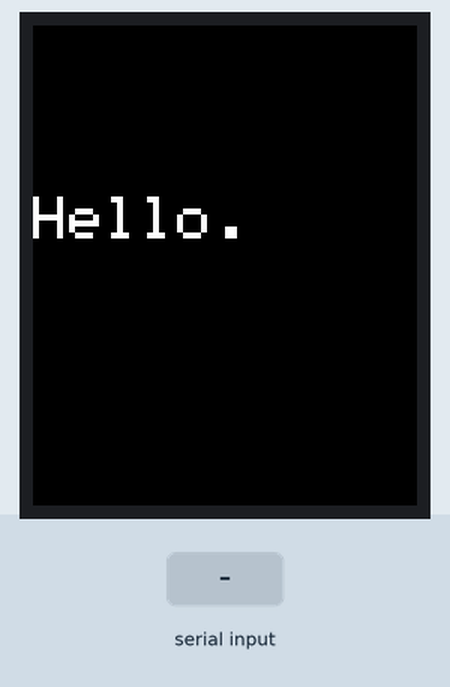
This sketch was run on a simulated Arduino Uno, built with avr-gcc and run on an emulated ATmega328P. On the bench: 128×160 colour display. Inputs (shaded band) come from the test bench. What the sketch prints to the serial monitor is not drawn.

Above: at 0.1 s.
3.8 s: "call" received over Serial
At 4.5 s:
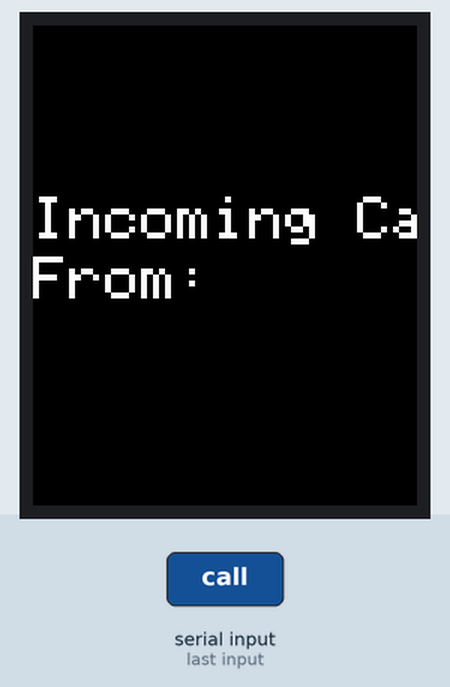
At 14.8 s:
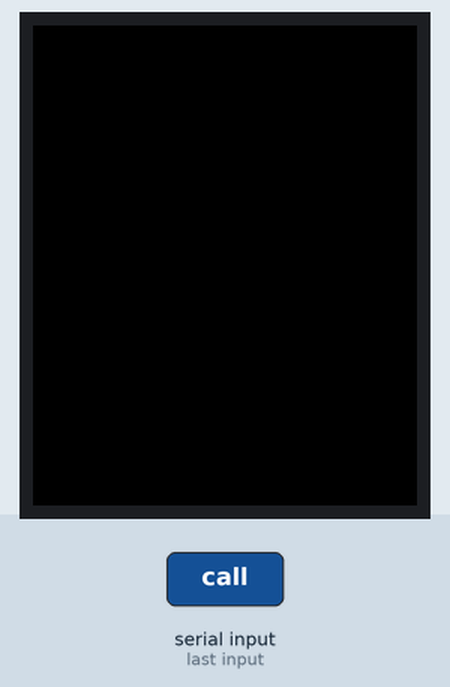
Timing chart, 0 to 15.5 s (numbered marks = the images above; inputs shaded):
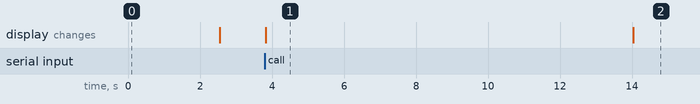

The sketch:

screen.ino
```cpp
//#include <SD.h>
#include <TFT.h> // Hardware-specific library
#include <SPI.h>

#define CS   10
#define DC   9
#define RESET  8

//END DEF & INC

TFT lcd = TFT(CS, DC, RESET);
int height = lcd.height()/2-7;

String data = "";
String message = "";
char messagePrint[10];
char character;

int textNum;
String textNumS;
char textNumC [10];

int missedCallsNum;
String missedCallsS;
char missedCallsC[10];

int ind1;
int ind2;
int messageLength;

int noteRep = 10;


//END VARS


void setup() {

  lcd.begin();
  lcd.setRotation(3);
  lcd.background(0, 0, 0);

  lcd.stroke(255,255,255);
  lcd.textSize(2);

  Serial.begin(9600);
  lcd.text("Hello.", 0 ,height);
  delay(2500);
  clear();
}


//END SETUP


void loop() {
//INPPUT ALLOCATION-------------------------------------------------------------
  while(Serial.available()){
    character = Serial.read();
    data.concat(character);

    if(character == '#'){ // if end of message received
      ind1 = data.indexOf('/');
      ind2 = data.indexOf('#');
      message = data.substring(ind1+1,ind2);
      data = data.substring(0,ind1);
      Serial.print("Data: |"+data+"|");
      Serial.println();
      Serial.print("message: |"+message+"|");
      Serial.println();
      messageLength = ind2 - ind1;
    }
  }


//CALL-------------------------------------------------------------
   if(data == "call"){
    Serial.print("call accepted");Serial.println();
    call(message);
  }
//SMS-------------------------------------------------------------
   if(data == "sms"){
    Serial.print("sms accepted");Serial.println();
    call(message);
  }
//TEST-------------------------------------------------------------
   if(data == "test"){
    Serial.print("Test accepted");Serial.println();
    test(message);
  }

//DEFAULT-------------------------------------------------------------

  defaultScreen();

//-------------------------------------------------------------
}


//END LOOP


//DEFAULT------------------------------------------------------------
void defaultScreen(){
  textNumS = (String) textNum;
  textNumS.toCharArray(textNumC,10);
  if(textNum > 0){
    lcd.text("Texts:",0,0);
    lcd.text(textNumC,70,0);
  }

  missedCallsS = (String) missedCallsNum;
  missedCallsS.toCharArray(missedCallsC,10);
  if(missedCallsNum > 0){
    lcd.text("Calls:",0,20);
    lcd.text(missedCallsC,70,20);
  }
}

//CALL M-------------------------------------------------------------
void call(String message){
  clear();
  message.toCharArray(messagePrint,messageLength);

  for(int i = 0;i<noteRep;i++){
      lcd.text("Incoming Call",0,height);
      lcd.text("From: ",0,height+20);
      lcd.text(messagePrint,0,height+40);
      delay(1000);
      lcd.background(0,0,0);

    }
    clear();
}
//SMS M-------------------------------------------------------------
void sms(String message){
  clear();
  message.toCharArray(messagePrint,messageLength);

  for(int i = 0;i<noteRep;i++){
      lcd.text("Incoming Text",0,height);
      lcd.text("From: ",0,height+20);
      lcd.text(messagePrint,0,height+40);
      delay(1000);
      lcd.background(0,0,0);

    }
    clear();
}
//TEST M-------------------------------------------------------------
void test(String message){
  clear();
   message.toCharArray(messagePrint,messageLength);

   for(int i = 0;i<3;i++){
     lcd.text("Test",0,height);
     lcd.text(messagePrint, 0, height +20);
     delay(1000);
     lcd.background(0,0,0);
   }
   clear();
}
//CLEAR M-------------------------------------------------------------
void clear(){

  lcd.background(0,0,0); //clear screen
  data = "";
  message = "";
  messagePrint[10];
}
```

Measured:
- after the input at 3.8 s, the display: changes at once (image 1)
- what the display in image 1 shows lasts 10.2 s, from 3.8 s to 14.0 s
